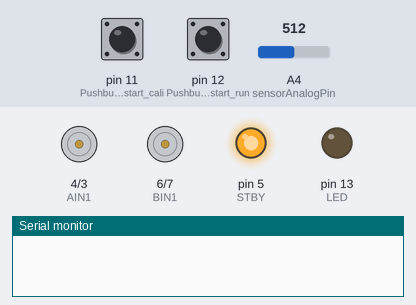
A sketch run on a simulated Arduino Uno, built with avr-gcc and run on an emulated ATmega328P. Shown: motor-driver pin pairs drawn as motors (green arrow = first pin HIGH = forward, orange = second pin HIGH = backward, longer = more drive, scaled by the enable pin, stopped while the standby pin is LOW), output pins drawn as LEDs (lit = HIGH), the last lines printed to the serial monitor. Inputs (shaded band) come from the test bench; at power-on: pin 11 (Pushbutton_for_start_cali) HIGH, pin 12 (Pushbutton_for_start_run) HIGH, A4 (sensorAnalogPin) = 512. Pins used as bus, display or sensor lines are not drawn.

Above: at 1.2 s.
1.3 s: pin 11 (Pushbutton_for_start_cali) pulled LOW for 0.15 s
At 2.6 s:
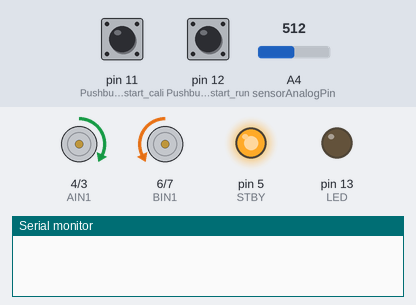
4.4 s: pin 12 (Pushbutton_for_start_run) pulled LOW for 0.15 s
At 6.1 s:
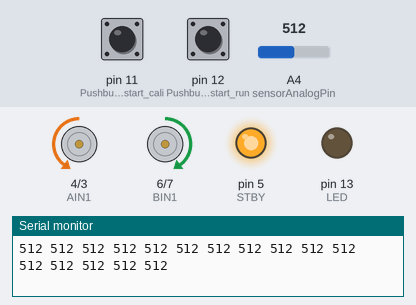
Timing chart, 0 to 7.6 s (numbered marks = the images above; inputs shaded):
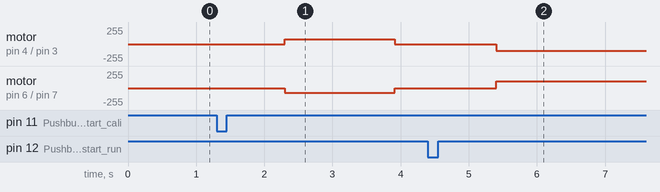

The sketch:

yalgo1_yulissaa_.ino
```cpp
 /*
yulissaa
*/

#ifndef cbi
#define cbi(sfr, bit) (_SFR_BYTE(sfr) &= ~_BV(bit))
#endif
#ifndef sbi
#define sbi(sfr, bit) (_SFR_BYTE(sfr) |= _BV(bit))
#endif

// TB6612FNG Motor Driver Pins
#define AIN1 4
#define BIN1 6
#define AIN2 3
#define BIN2 7
#define PWMA 9
#define PWMB 10
#define STBY 5

// Multiplexer select pins
#define s0 14  // A0
#define s1 15  // A1
#define s2 16  // A2
#define s3 17  // A3

#define sensorAnalogPin A4

bool isBlackLine = 1;
unsigned int numSensors = 16;

// PID variables
int P, D, I, previousError, PIDvalue, previousPID;
double error;
int lsp, rsp;
int lfSpeed = 220;
int currentSpeed = 30;
int sensorWeight[16] = { 7, 6, 5, 4, 3, 2, 1, 0, 0, -1, -2, -3, -4, -5, -6, -7 };

int activeSensors;
float Kp = 0.06;
float Kd = 1.0;
float Ki = 0.0;
int onLine = 1;
int minValues[16], maxValues[16], threshold[16], sensorValue[16], sensorArray[16];

double startMillis, prevMillis, elapsedTime;

void setup() {
  sbi(ADCSRA, ADPS2);
  cbi(ADCSRA, ADPS1);
  cbi(ADCSRA, ADPS0);

  Serial.begin(115200);

  pinMode(AIN1, OUTPUT);
  pinMode(AIN2, OUTPUT);
  pinMode(BIN1, OUTPUT);
  pinMode(BIN2, OUTPUT);
  pinMode(PWMA, OUTPUT);
  pinMode(PWMB, OUTPUT);
  pinMode(STBY, OUTPUT);
  digitalWrite(STBY, HIGH);

  pinMode(11, INPUT_PULLUP); // Pushbutton for start calibration
  pinMode(12, INPUT_PULLUP); // Pushbutton for start run
  pinMode(13, OUTPUT);       // LED

  pinMode(s0, OUTPUT);
  pinMode(s1, OUTPUT);
  pinMode(s2, OUTPUT);
  pinMode(s3, OUTPUT);
}

void loop() {
  while (digitalRead(11)) {}
  delay(1000);
  calibrate();
  while (digitalRead(12)) {}
  delay(1000);

  while (1) {
    startMillis = millis();

    digitalWrite(s0, 0);
    digitalWrite(s1, 0);
    digitalWrite(s2, 0);
    digitalWrite(s3, 0);
    readLine();

    if (currentSpeed < lfSpeed) currentSpeed++;

    // Advanced turn detection using edge sensors
    bool leftSharp = sensorArray[0] || sensorArray[1];
    bool rightSharp = sensorArray[15] || sensorArray[14];

    if (onLine) {
      digitalWrite(13, HIGH);
      linefollow();
    } else {
      digitalWrite(13, LOW);
      if (leftSharp) {
        motor1run(-100);
        motor2run(200);
      } else if (rightSharp) {
        motor1run(200);
        motor2run(-100);
      } else {
        motor1run(-100);
        motor2run(100);
      }
    }

    elapsedTime = millis() - startMillis;
  }
}

void linefollow() {
  error = 0;
  int totalSensor = 0;

  for (int i = 0; i < 16; i++) {
    if (sensorArray[i]) {
      error += sensorWeight[i] * sensorValue[i];
      totalSensor += sensorValue[i];
    }
  }
  if (totalSensor == 0) totalSensor = 1;
  error /= totalSensor;

  P = error;
  I = I + error;
  D = error - previousError;

  PIDvalue = (Kp * P) + (Ki * I) + (Kd * D);
  PIDvalue = constrain(PIDvalue, previousPID - 10, previousPID + 10);
  previousPID = PIDvalue;
  previousError = error;

  // Adaptive speed based on curve
  int spread = abs(error);
  if (spread < 500) currentSpeed = 220;
  else if (spread < 1000) currentSpeed = 180;
  else currentSpeed = 150;

  lsp = currentSpeed - PIDvalue;
  rsp = currentSpeed + PIDvalue;

  motor1run(constrain(lsp, -100, 255));
  motor2run(constrain(rsp, -100, 255));
}

void calibrate() {
  for (int i = 0; i < 16; i++) {
    minValues[i] = sensorRead(i);
    maxValues[i] = sensorRead(i);
  }

  for (int i = 0; i < 3000; i++) {
    motor1run(70);
    motor2run(-70);

    for (int j = 0; j < 16; j++) {
      int val = sensorRead(j);
      if (val < minValues[j]) minValues[j] = val;
      if (val > maxValues[j]) maxValues[j] = val;
    }
  }

  for (int i = 0; i < 16; i++) {
    threshold[i] = (minValues[i] + maxValues[i]) / 2;
    Serial.print(threshold[i]);
    Serial.print(" ");
  }
  Serial.println();

  motor1run(0);
  motor2run(0);
}

void readLine() {
  onLine = 0;
  for (int i = 0; i < 16; i++) {
    if (isBlackLine)
      sensorValue[i] = map(sensorRead(i), minValues[i], maxValues[i], 0, 1000);
    else
      sensorValue[i] = map(sensorRead(i), minValues[i], maxValues[i], 1000, 0);

    sensorValue[i] = constrain(sensorValue[i], 0, 1000);
    sensorArray[i] = sensorValue[i] > 500;
    if (sensorArray[i]) onLine = 1;
  }
}

void motor1run(int motorSpeed) {
  motorSpeed = constrain(motorSpeed, -255, 255);
  if (motorSpeed > 0) {
    digitalWrite(AIN1, 1); digitalWrite(AIN2, 0);
    analogWrite(PWMA, motorSpeed);
  } else if (motorSpeed < 0) {
    digitalWrite(AIN1, 0); digitalWrite(AIN2, 1);
    analogWrite(PWMA, -motorSpeed);
  } else {
    digitalWrite(AIN1, 1); digitalWrite(AIN2, 1);
    analogWrite(PWMA, 0);
  }
}

void motor2run(int motorSpeed) {
  motorSpeed = constrain(motorSpeed, -255, 255);
  if (motorSpeed > 0) {
    digitalWrite(BIN1, 1); digitalWrite(BIN2, 0);
    analogWrite(PWMB, motorSpeed);
  } else if (motorSpeed < 0) {
    digitalWrite(BIN1, 0); digitalWrite(BIN2, 1);
    analogWrite(PWMB, -motorSpeed);
  } else {
    digitalWrite(BIN1, 1); digitalWrite(BIN2, 1);
    analogWrite(PWMB, 0);
  }
}

int sensorRead(int sensor) {
  digitalWrite(s0, sensor & 0x01);
  digitalWrite(s1, sensor & 0x02);
  digitalWrite(s2, sensor & 0x04);
  digitalWrite(s3, sensor & 0x08);
  return analogRead(sensorAnalogPin);
}
```

Measured:
- after the input at 1.3 s, motor on pin 4 (AIN1) / pin 3 (AIN2): stopped → forward 70/255 after 1.0 s, → stopped 1.6 s later; motor on pin 6 (BIN1) / pin 7 (BIN2): stopped → backward 70/255 after 1.0 s, → stopped 1.6 s later
- after the input at 4.4 s, motor on pin 4 (AIN1) / pin 3 (AIN2): stopped → backward 100/255 after 1.0 s; motor on pin 6 (BIN1) / pin 7 (BIN2): stopped → forward 100/255 after 1.0 s
